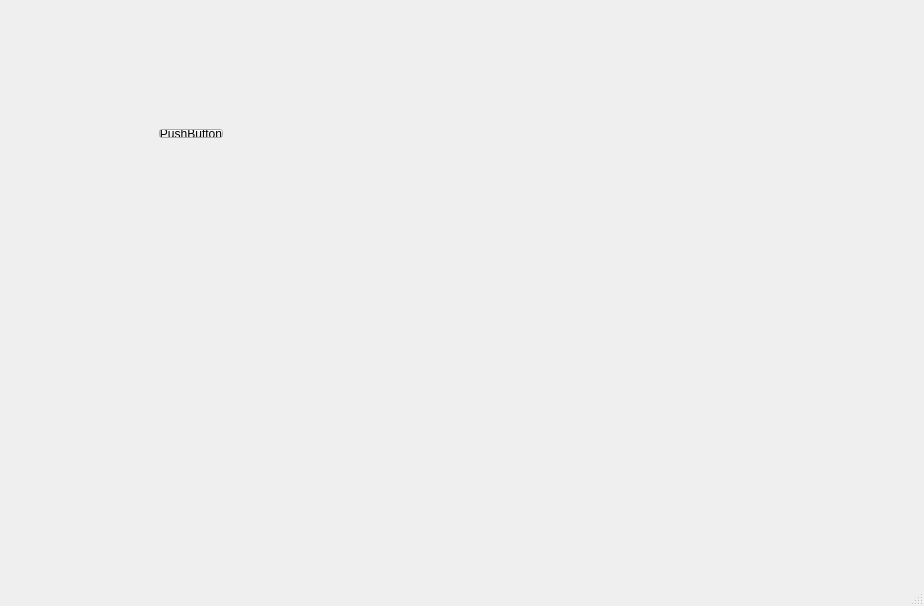
<?xml version="1.0" encoding="UTF-8"?>
<ui version="4.0">
 <class>MainWindow</class>
 <widget class="QMainWindow" name="MainWindow">
  <property name="geometry">
   <rect>
    <x>0</x>
    <y>0</y>
    <width>924</width>
    <height>606</height>
   </rect>
  </property>
  <property name="windowTitle">
   <string>MainWindow</string>
  </property>
  <widget class="QWidget" name="centralwidget">
   <widget class="QFrame" name="horizontalFrame">
    <property name="geometry">
     <rect>
      <x>150</x>
      <y>120</y>
      <width>82</width>
      <height>27</height>
     </rect>
    </property>
    <layout class="QHBoxLayout" name="horizontalLayout">
     <property name="sizeConstraint">
      <enum>QLayout::SetMaximumSize</enum>
     </property>
     <item>
      <widget class="QPushButton" name="pushButton">
       <property name="text">
        <string>PushButton</string>
       </property>
      </widget>
     </item>
    </layout>
   </widget>
  </widget>
  <widget class="QMenuBar" name="menubar">
   <property name="geometry">
    <rect>
     <x>0</x>
     <y>0</y>
     <width>924</width>
     <height>25</height>
    </rect>
   </property>
  </widget>
  <widget class="QStatusBar" name="statusbar"/>
 </widget>
 <resources/>
 <connections/>
</ui>
